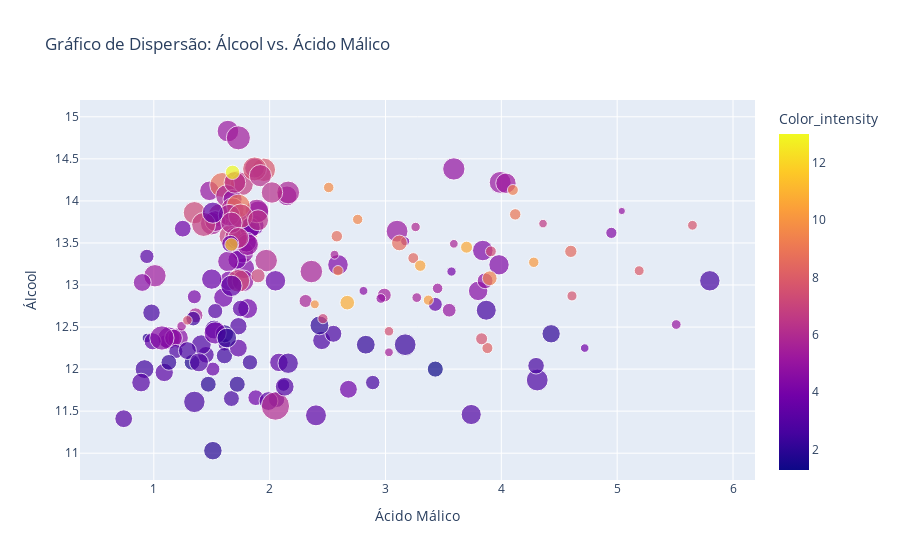

The code cell stored with this chart in its notebook:
### Markdown cell above
### Visualização 2 - Gráfico de dispersão

### Code cell
fig = px.scatter(df, x="Malic_acid", y="Alcohol", color="Color_intensity", size="Flavanoids",
                 labels={"Malic_acid": "Ácido Málico", "Alcohol": "Álcool"},
                 title="Gráfico de Dispersão: Álcool vs. Ácido Málico")

fig.show()

### Figure 1 — Plotly figure (JSON) as saved in the notebook; plotly's stock layout.template omitted (floating-point values rounded to 4 significant figures; data arrays with more than 128 entries replaced by an {"elided": "..."} marker saying what was removed)
{"data": [{"hovertemplate": "Ácido Málico=%{x}<br>Álcool=%{y}<br>Flavanoids=%{marker.size}<br>Color_intensity=%{marker.color}<extra></extra>", "legendgroup": "", "marker": {"color": {"elided": "178 float values"}, "coloraxis": "coloraxis", "size": {"elided": "178 float values"}, "sizemode": "area", "sizeref": 0.0127, "symbol": "circle"}, "mode": "markers", "name": "", "orientation": "v", "showlegend": false, "type": "scatter", "x": {"elided": "178 float values"}, "xaxis": "x", "y": {"elided": "178 float values"}, "yaxis": "y"}], "layout": {"autosize": true, "coloraxis": {"colorbar": {"title": {"text": "Color_intensity"}}, "colorscale": [[0, "#0d0887"], [0.1111, "#46039f"], [0.2222, "#7201a8"], [0.3333, "#9c179e"], [0.4444, "#bd3786"], [0.5556, "#d8576b"], [0.6667, "#ed7953"], [0.7778, "#fb9f3a"], [0.8889, "#fdca26"], [1, "#f0f921"]]}, "legend": {"itemsizing": "constant", "tracegroupgap": 0}, "title": {"text": "Gráfico de Dispersão: Álcool vs. Ácido Málico"}, "xaxis": {"anchor": "y", "autorange": true, "domain": [0, 1], "range": [0.3845, 6.165], "title": {"text": "Ácido Málico"}, "type": "linear"}, "yaxis": {"anchor": "x", "autorange": true, "domain": [0, 1], "range": [10.5, 15.4], "title": {"text": "Álcool"}, "type": "linear"}}}
